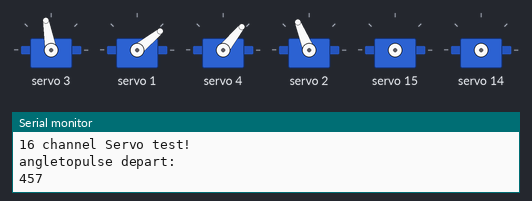
The sketch below on a simulated Arduino Uno, built with avr-gcc and run on an emulated ATmega328P. Parts: 6 × servo, the last lines printed to the serial monitor.

Above: at 0.05 s.
At 1.35 s:
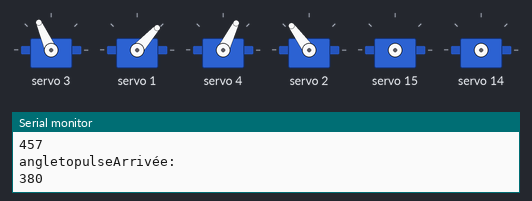
At 2.7 s:
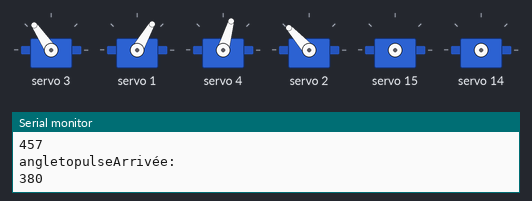
At 5.35 s:
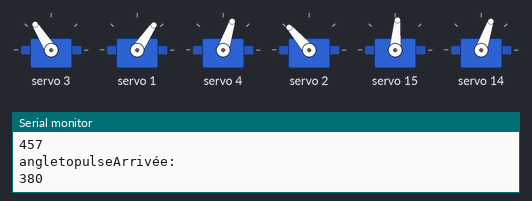
At 8.0 s:
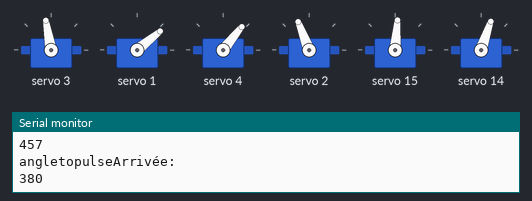
At 10.65 s:
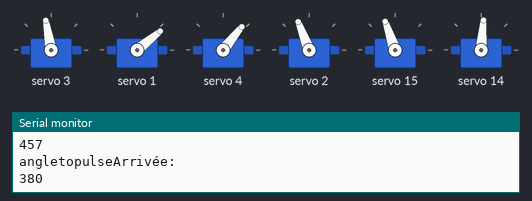
Timing chart, 0 to 13.8 s (numbered marks = the images above):
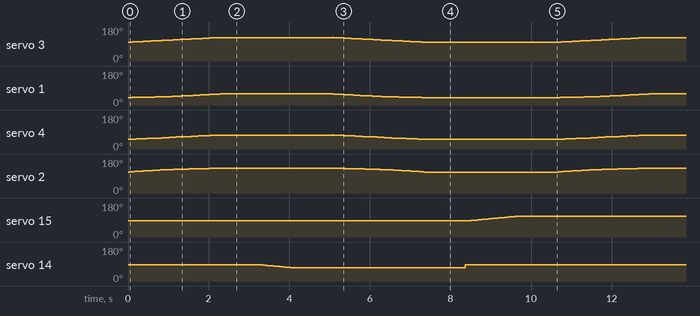

Measured:
- by itself, servo 15: ramps from 85° to 109° and jumps back, once every 10.6 s
- by itself, servo 14: repeats every 10.6 s: 83° 0.05 s, 82° 0.05 s, 81° 0.05 s, 80° 0.05 s, 79° 0.05 s, 78° 0.05 s, 77° 0.05 s, 76° 0.05 s, 75° 0.05 s, 74° 0.10 s, 72° 0.05 s, 71° 4.3 s, 85° 5.6 s, 84° 0.05 s

The sketch:

glissemenent_jambes_droite_et_gauche.ino
```cpp
#include <Wire.h>
#include <Adafruit_PWMServoDriver.h>
#include <math.h>
// called this way, it uses the default address 0x40
Adafruit_PWMServoDriver pwm = Adafruit_PWMServoDriver();

// Depending on your servo make, the pulse width min and max may vary
// il faudrait encore modifier ces deux variable de maniere plus limitante  pour le
// mouvement mais qui protè
#define SERVOMIN  125 // this is the 'minimum' pulse length count (out of 4096)
#define SERVOMAX  575 // this is the 'maximum' pulse length count (out of 4096)

// points milieux de chaques  servomoteurs
int p1 = 88;
int p2 = 93;
int p3 = 90;
int p4 = 95;

// dimensions du  robot
float h  = 18.5; // hauteur du robot
float l = 11.0; // longeur tibia considerant que les deux parties de la jambe aient meme longueur

const float pi = 3.14159267;
int angle_hanche = 35;

void setup() {
  Serial.begin(9600);
  Serial.println("16 channel Servo test!");

  pwm.begin();
  Serial.println("angletopulse depart:");
  Serial.println(angleToPulse(p3+43.5));
    Serial.println("angletopulseArrivée:");
  Serial.println(angleToPulse(p3 +12.5));

  pwm.setPWMFreq(60);  // Analog servos run at ~60 Hz updates
}

// calculée par l'exercice 3 de la documentation
// elle demontre que 2 jambes assymetriques, peuvent etre pilotées
// tout en gardant une hauteur constante, voir calcul...

void loop() {
  for(float alphaG = 15.0; alphaG < 40.0; alphaG += 0.10){

   // femur gauche
   pwm.setPWM(3, 0, angleToPulse(p3+alphaG));

   // tibia gauche

    float BetaG = acos( h/l - cos(alphaG * pi / 180.0));
    // conversion en degres
    BetaG = BetaG /pi *180;
    pwm.setPWM(1, 0, angleToPulse(p1 - BetaG));

   // l'autre jambe
   //femur droit
   float alphaD = 40.0 - (alphaG - 15.0) * (40.0 - 15.0) / (40.0 - 15.0);
   pwm.setPWM(4, 0, angleToPulse(p4 - alphaD));

   // tibia droit
   float BetaD = acos( h/l - cos(alphaD * pi / 180.0));
   BetaD = BetaD /pi *180;
   pwm.setPWM(2, 0, angleToPulse(p2 + BetaD));

   delay(5);
  }

delay(1000);

   //pwm.setPWM(15, 0, angleToPulse(105));
   //pwm.setPWM(14, 0, angleToPulse(90));

for (int i = 0; i<15;i++){
 pwm.setPWM(15, 0, angleToPulse(90));

 pwm.setPWM(14, 0, angleToPulse(90-i));
 delay(50);
  }

delay(1000);

  for(float alphaG = 40.0; alphaG > 15.0;  alphaG -= 0.10){
   // femur gauche
   pwm.setPWM(3, 0, angleToPulse(p3+alphaG));

   // tibia gauche
   float BetaG = acos( h/l - cos(alphaG * pi / 180.0));
   // conversion en degres
   BetaG = BetaG /pi *180;
   pwm.setPWM(1, 0, angleToPulse(p1 - BetaG));

   // l'autre jambe
   //femur droit
   float alphaD = 40.0 - (alphaG - 15.0) * (40.0 - 15.0) / (40.0 - 15.0);
   pwm.setPWM(4, 0, angleToPulse(p4 - alphaD));

   // tibia droit
   float BetaD = acos( h/l - cos(alphaD * pi / 180.0));
   BetaD = BetaD /pi *180;
   pwm.setPWM(2, 0, angleToPulse(p2 + BetaD));

   delay(5);
  }


   //pwm.setPWM(15, 0, angleToPulse(90));
   //pwm.setPWM(14, 0, angleToPulse(75));

delay(1000);
for (int i = 0; i<25;i++){
 pwm.setPWM(14, 0, angleToPulse(90));

 pwm.setPWM(15, 0, angleToPulse(90+i));
 delay(50);
  }

delay(1000);
}
int angleToPulse(float angle){

   // mapping de 0 a 180
   //int pulse = map(ang,0, 180, SERVOMIN,SERVOMAX);

   // mapping de 20 a 160 degres, avec constrain pour protection des moteurs
   angle = constrain(angle, 20, 160);
   int pulse = map(angle,20, 160, 175,525);

//   Serial.print("atp_Angle: ");Serial.print(angle);
//   Serial.print("atp_pulse: ");Serial.println(pulse);
   return pulse;
}

int pulseToAngle(int pulse){

   // mapping de 0 a 180
   //int pulse = map(ang,0, 180, SERVOMIN,SERVOMAX);

   // mapping de 20 a 160 degres, avec constrain pour protection des moteurs
   pulse = constrain(pulse, 175, 525);
   int angle = map(pulse, 175, 525, 20, 160);
//
//   Serial.print("pta_Angle: ");Serial.print(angle);
//   Serial.print("pta_pulse: ");Serial.println(pulse);
   return angle;
}

//
//float degrees(float radians) {
//  return radians / 2 / pi * 360;
//}
//float radians(float degrees) {
//  return degrees / 360 * 2 * pi;
//}
/*
   // jambe gauche avancé
   pwm.setPWM(1, 0, angleToPulse(p1-12.5));
C   pwm.setPWM(3, 0, angleToPulse(p3+43.5));
   pwm.setPWM(4, 0, angleToPulse(p4-30));
  *
  *
  *
   // jambe gauche reculée
   pwm.setPWM(1, 0, angleToPulse(p1-43));
   pwm.setPWM(2, 0, angleToPulse(p2+30)) ;
   pwm.setPWM(3, 0, angleToPulse(p3+12.5));
   pwm.setPWM(4, 0, angleToPulse(p4-30));

 */
```
